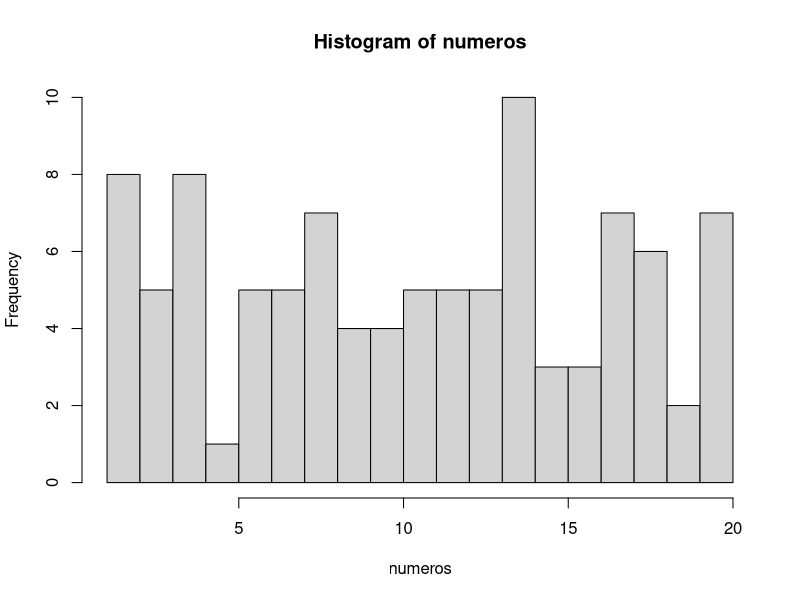

Recreate this plot in R.
## ---- chunk 1
numeros <- sample(1:20, 100, TRUE)
numeros
## ---- chunk 2
mediana <- median(numeros)
mediana
## ---- chunk 3
media <- mean(numeros)
media
## ---- chunk 4
# El argumento breaks nos permite dividir en histograma en las partes que queramos
hist(numeros, breaks = 20)
## ---- chunk 5
tabla.frecuencias <- data.frame(table(numeros))
tabla.frecuencias
## ---- chunk 6
# Con la función seq, creamos una secuencia de 1 a 10 en intervalos de 0.1 en 0.1
secuencia <- seq(1, 10, 0.1)
muestra <- sample(secuencia, 100, TRUE)
muestra
## ---- chunk 7
# Aquí el cálculo de la mediana 
mediana.muestra<-median(muestra)
mediana.muestra
## ---- chunk 8
# Aquí el cálculo de la media
media.muestra<-mean(muestra)
media.muestra
## ---- chunk 9
# Aquí el cálculo de la moda
tabla.moda<-data.frame(table(muestra))
tabla.moda

